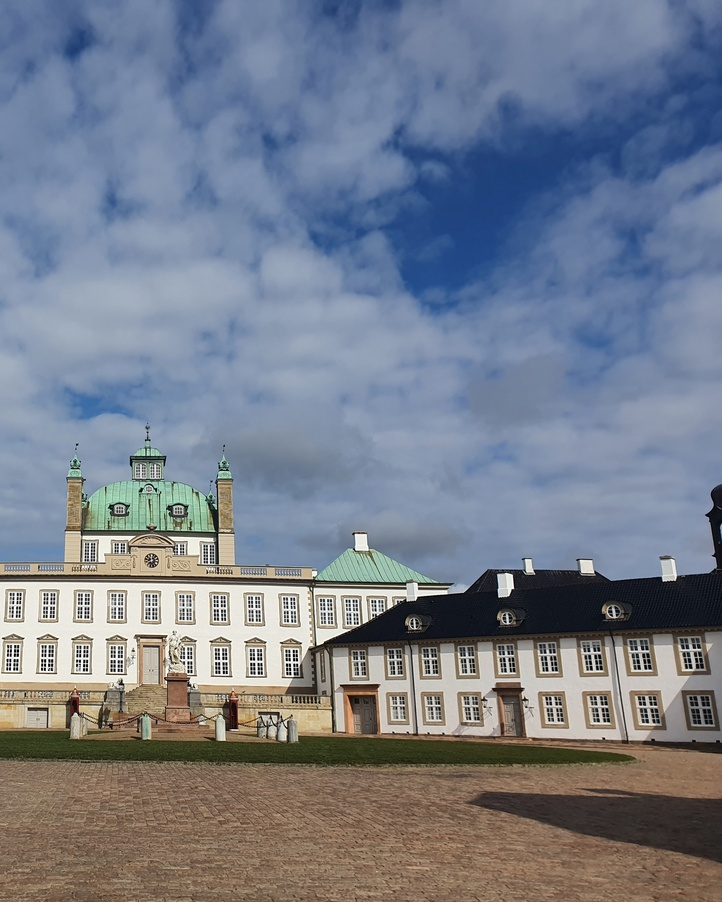
#> input picture image_right.jpg, 722 x 902 px, shrunk from 2407 x 3008 before the run
$ python imagestitcher_.py
#> lines starting #> are read from the running program, lines starting #| are printed output that depends on the picture
import cv2
import numpy as np

imgA = cv2.imread('image_right.jpg')
#> imgA is the input picture: shape (902, 722, 3); mean B, G, R 139.3, 125.4, 117.9
#imgA = cv2.imread('original_image_left.jpg')
# imgA = cv2.resize(imgA, (0,0), fx=0.3, fy=0.3)
img1 = cv2.cvtColor(imgA,cv2.COLOR_BGR2GRAY)
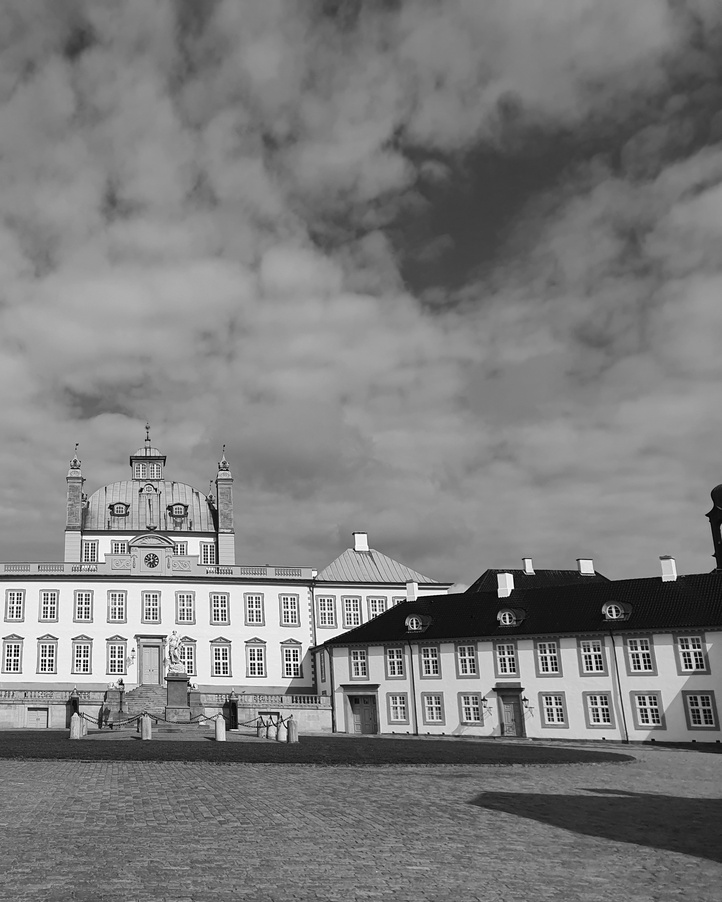
#> img1: shape (902, 722); min 0, max 255, mean 124.7

imgB = cv2.imread('image_left.jpg')
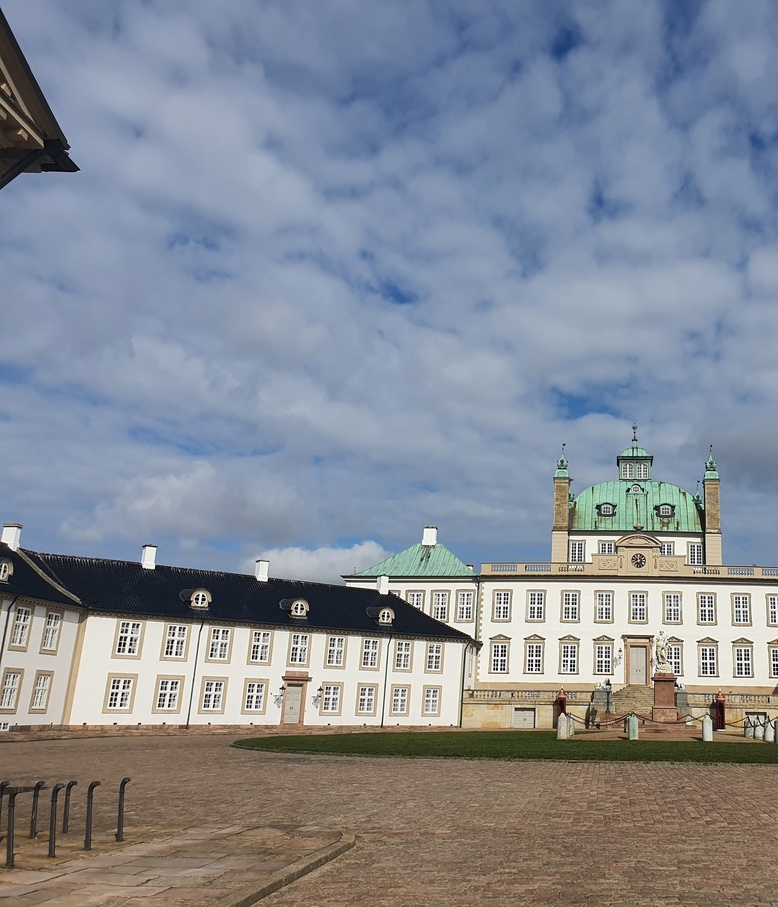
#> input picture image_left.jpg, 778 x 907 px, shrunk from 2593 x 3024 before the run
#> imgB is the input picture: shape (907, 778, 3); mean B, G, R 148.7, 138.4, 132.6
#imgB = cv2.imread('original_image_right.jpg')
# imgB = cv2.resize(imgB, (0,0), fx=0.3, fy=0.3)
img2 = cv2.cvtColor(imgB,cv2.COLOR_BGR2GRAY)
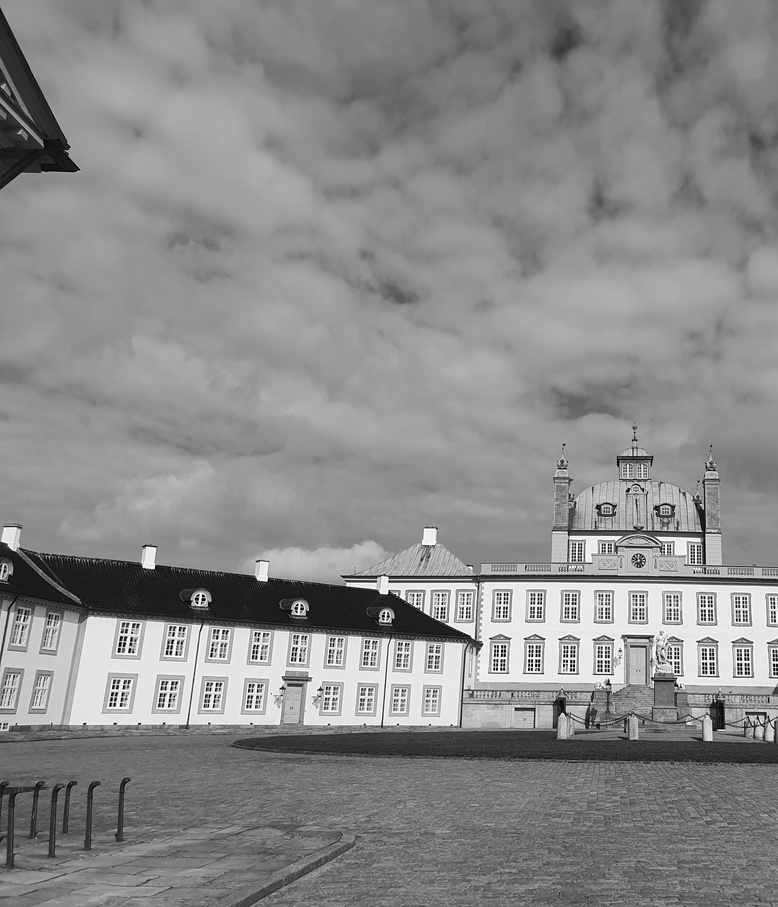
#> img2: shape (907, 778); min 0, max 255, mean 137.8

sift = cv2.xfeatures2d.SIFT_create()
# find key points
kp1, des1 = sift.detectAndCompute(img1,None)
#> kp1 = 2158 keypoints; strongest (x, y, size): (506, 586, 12.3), (133, 651, 1.8), (598, 720, 2.1), (591, 668, 2.2)
kp2, des2 = sift.detectAndCompute(img2,None)
#> kp2 = 2068 keypoints; strongest (x, y, size): (110, 705, 2), (130, 644, 1.9), (121, 705, 2), (119, 651, 2)

# cv2.imshow('original_image_left_keypoints',cv2.drawKeypoints(imgA,kp1,None))

match = cv2.BFMatcher()
matches = match.knnMatch(des1,des2,k=2)
#> matches = 2158 matches

good = []
#for computing best matches for image stitching purpose
for m,n in matches:
    if m.distance < 0.03*n.distance:
        good.append(m)
#> after the loop, good = 5 matches

#draw matching parameters
draw_params = dict(matchColor=(0,255,0),
                       singlePointColor=None,
                       flags=2)

img3 = cv2.drawMatches(imgA,kp1,imgB,kp2,good,None,**draw_params)
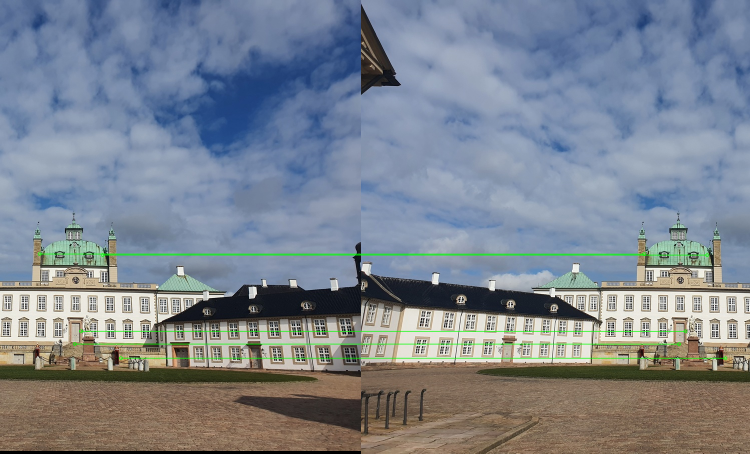
#> img3: shape (907, 1500, 3) (shown at 1/2 size); mean B, G, R 142.8, 132.4, 124.2
# cv2.imshow("original_image_drawMatches.jpg", img3)
# cv2.waitKey(8000)

MIN_MATCH_COUNT = 10
if len(good) > MIN_MATCH_COUNT:
    #converting interest pts list to use as arguments for homography function
    src_pts = np.float32([ kp1[m.queryIdx].pt for m in good ]).reshape(-1,1,2)
    dst_pts = np.float32([ kp2[m.trainIdx].pt for m in good ]).reshape(-1,1,2)

    M, mask = cv2.findHomography(src_pts, dst_pts, cv2.RANSAC, 5.0)

    h,w = img1.shape
    pts = np.float32([ [0,0],[0,h-1],[w-1,h-1],[w-1,0] ]).reshape(-1,1,2)
    dst = cv2.perspectiveTransform(pts, M)
    img2 = cv2.polylines(img2,[np.int32(dst)],True,255,3, cv2.LINE_AA)
    #cv2.imshow("original_image_overlapping.jpg", img2)
else:
    print("Not enought matches are found - %d/%d", (len(good)/MIN_MATCH_COUNT))
#| Not enought matches are found - %d/%d 0.5

#Warp right image on left image with homography matrix
#> (the run stopped early here; a loop or call above may not have finished)
